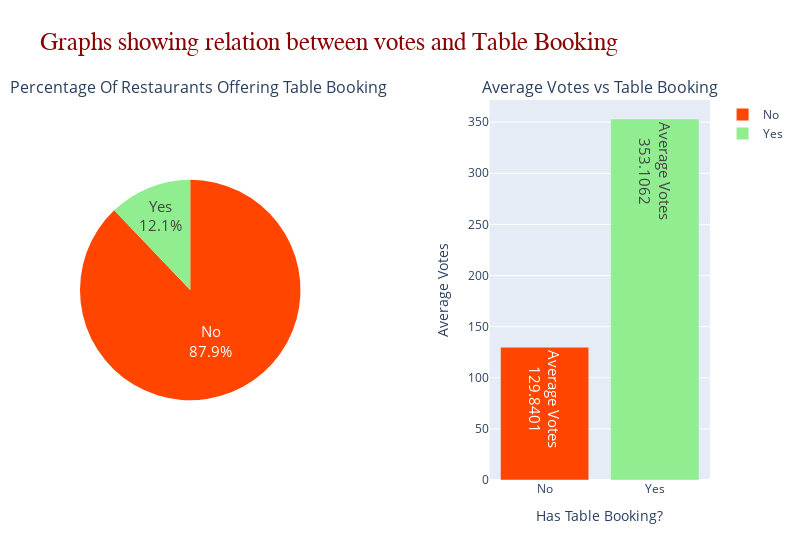

Notebook code cell kept with this figure:
### Code cell
fig2=make_subplots(rows=1, cols=2,
                   specs=[[{"type":"domain"},{"type":"bar"}]],
                   subplot_titles=('    Percentage Of Restaurants Offering Table Booking','Average Votes vs Table Booking'), horizontal_spacing=0.3)

fig2.add_trace(go.Pie(labels=Total_Restaurants_Booking.index,
                      values=Total_Restaurants_Booking.Total_Restaurants,
                      hovertemplate ="%{label}<br>Restaurant Count:%{value}",
                      hoverinfo=None,
                      texttemplate = "%{label}<br>%{percent}",
                      marker=dict(colors=["orangered","lightgreen"]),
                      showlegend=True),row=1,col=1)

fig2.add_trace(go.Bar(x=Avg_Votes_Booking.index,
                      y=Avg_Votes_Booking["Average_Votes"],
                     hovertemplate ="%{label}<br>Average Votes:%{value}",
                     texttemplate = "Average Votes<br>%{value}",
                     marker=dict(color=["orangered","lightgreen"]),
                     showlegend=False),row=1,col=2)

fig2.update_xaxes(title_text="Has Table Booking?", row=1, col=2)
fig2.update_yaxes(title_text="Average Votes", row=1, col=2)

fig2.update_traces(textfont_size=15)
fig2.update_layout(title_text = 'Graphs showing relation between votes and Table Booking',
                   title_font = dict(size=25,family='Verdana', color='darkred'),width=800)

### Figure 1 — Plotly figure (JSON) as saved in the notebook; plotly's stock layout.template omitted (floating-point values rounded to 4 significant figures)
{"data": [{"domain": {"x": [0, 0.35], "y": [0, 1]}, "hovertemplate": "%{label}<br>Restaurant Count:%{value}", "labels": ["No", "Yes"], "marker": {"colors": ["orangered", "lightgreen"]}, "showlegend": true, "textfont": {"size": 15}, "texttemplate": "%{label}<br>%{percent}", "type": "pie", "values": [8393, 1158]}, {"hovertemplate": "%{label}<br>Average Votes:%{value}", "marker": {"color": ["orangered", "lightgreen"]}, "showlegend": false, "textfont": {"size": 15}, "texttemplate": "Average Votes<br>%{value}", "type": "bar", "x": ["No", "Yes"], "xaxis": "x", "y": [129.8, 353.1], "yaxis": "y"}], "layout": {"annotations": [{"font": {"size": 16}, "showarrow": false, "text": "    Percentage Of Restaurants Offering Table Booking", "x": 0.175, "xanchor": "center", "xref": "paper", "y": 1, "yanchor": "bottom", "yref": "paper"}, {"font": {"size": 16}, "showarrow": false, "text": "Average Votes vs Table Booking", "x": 0.825, "xanchor": "center", "xref": "paper", "y": 1, "yanchor": "bottom", "yref": "paper"}], "title": {"font": {"color": "darkred", "family": "Verdana", "size": 25}, "text": "Graphs showing relation between votes and Table Booking"}, "width": 800, "xaxis": {"anchor": "y", "domain": [0.65, 1.0], "title": {"text": "Has Table Booking?"}}, "yaxis": {"anchor": "x", "domain": [0, 1], "title": {"text": "Average Votes"}}}}
